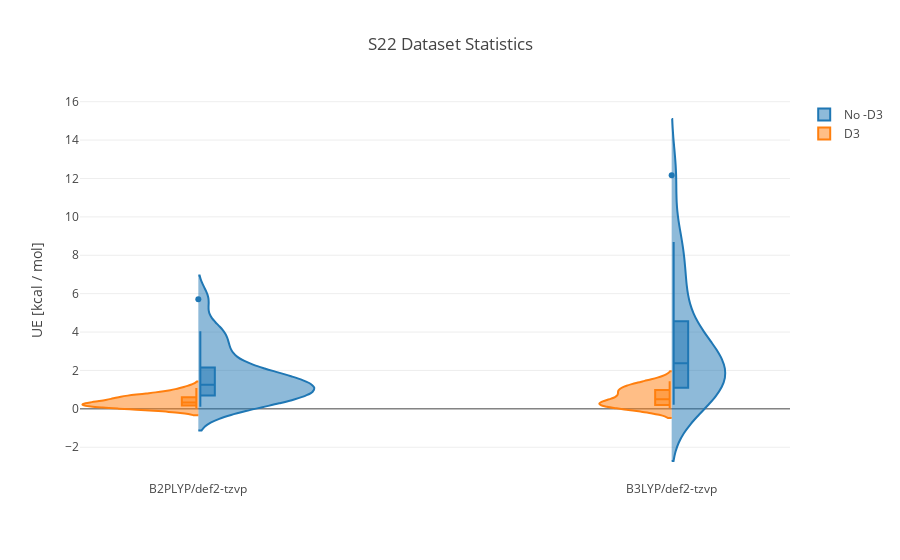

This figure's notebook cell:
### Code cell
ds.visualize(method=["B3LYP", "B3LYP-D3", "B2PLYP", "B2PLYP-D3"], basis="def2-tzvp", groupby="D3", kind="violin")

### Figure 1 — Plotly figure (JSON) as saved in the notebook; plotly's stock layout.template omitted (floating-point values rounded to 4 significant figures)
{"data": [{"box": {"visible": true}, "name": "No -D3", "side": "positive", "type": "violin", "uid": "265915ea-ff50-4996-983b-06d2b0734b5d", "x": ["B2PLYP/def2-tzvp", "B3LYP/def2-tzvp", "B2PLYP/def2-tzvp", "B3LYP/def2-tzvp", "B2PLYP/def2-tzvp", "B3LYP/def2-tzvp", "B2PLYP/def2-tzvp", "B3LYP/def2-tzvp", "B2PLYP/def2-tzvp", "B3LYP/def2-tzvp", "B2PLYP/def2-tzvp", "B3LYP/def2-tzvp", "B2PLYP/def2-tzvp", "B3LYP/def2-tzvp", "B2PLYP/def2-tzvp", "B3LYP/def2-tzvp", "B2PLYP/def2-tzvp", "B3LYP/def2-tzvp", "B2PLYP/def2-tzvp", "B3LYP/def2-tzvp", "B2PLYP/def2-tzvp", "B3LYP/def2-tzvp", "B2PLYP/def2-tzvp", "B3LYP/def2-tzvp", "B2PLYP/def2-tzvp", "B3LYP/def2-tzvp", "B2PLYP/def2-tzvp", "B3LYP/def2-tzvp", "B2PLYP/def2-tzvp", "B3LYP/def2-tzvp", "B2PLYP/def2-tzvp", "B3LYP/def2-tzvp", "B2PLYP/def2-tzvp", "B3LYP/def2-tzvp", "B2PLYP/def2-tzvp", "B3LYP/def2-tzvp", "B2PLYP/def2-tzvp", "B3LYP/def2-tzvp", "B2PLYP/def2-tzvp", "B3LYP/def2-tzvp", "B2PLYP/def2-tzvp", "B3LYP/def2-tzvp", "B2PLYP/def2-tzvp", "B3LYP/def2-tzvp"], "y": [1.338, 2.612, 5.71, 12.17, 1.991, 3.333, 0.113, 0.208, 2.983, 6.092, 1.742, 3.463, 0.849, 1.765, 1.151, 2.338, 1.176, 2.127, 0.271, 1.103, 1.145, 1.921, 0.373, 0.702, 1.073, 1.561, 0.623, 0.885, 4.019, 8.686, 2.156, 4.559, 0.562, 0.878, 1.561, 3.411, 3.123, 6.451, 1.582, 2.411, 4.046, 8.181, 0.692, 0.545]}, {"box": {"visible": true}, "name": "D3", "side": "negative", "type": "violin", "uid": "4a0f16b6-7f34-4ec4-a86b-9b99e6ad70b8", "x": ["B2PLYP/def2-tzvp", "B3LYP/def2-tzvp", "B2PLYP/def2-tzvp", "B3LYP/def2-tzvp", "B2PLYP/def2-tzvp", "B3LYP/def2-tzvp", "B2PLYP/def2-tzvp", "B3LYP/def2-tzvp", "B2PLYP/def2-tzvp", "B3LYP/def2-tzvp", "B2PLYP/def2-tzvp", "B3LYP/def2-tzvp", "B2PLYP/def2-tzvp", "B3LYP/def2-tzvp", "B2PLYP/def2-tzvp", "B3LYP/def2-tzvp", "B2PLYP/def2-tzvp", "B3LYP/def2-tzvp", "B2PLYP/def2-tzvp", "B3LYP/def2-tzvp", "B2PLYP/def2-tzvp", "B3LYP/def2-tzvp", "B2PLYP/def2-tzvp", "B3LYP/def2-tzvp", "B2PLYP/def2-tzvp", "B3LYP/def2-tzvp", "B2PLYP/def2-tzvp", "B3LYP/def2-tzvp", "B2PLYP/def2-tzvp", "B3LYP/def2-tzvp", "B2PLYP/def2-tzvp", "B3LYP/def2-tzvp", "B2PLYP/def2-tzvp", "B3LYP/def2-tzvp", "B2PLYP/def2-tzvp", "B3LYP/def2-tzvp", "B2PLYP/def2-tzvp", "B3LYP/def2-tzvp", "B2PLYP/def2-tzvp", "B3LYP/def2-tzvp", "B2PLYP/def2-tzvp", "B3LYP/def2-tzvp", "B2PLYP/def2-tzvp", "B3LYP/def2-tzvp"], "y": [0.707, 1.294, 0.664, 0.301, 0.224, 0.897, 0.59, 0.708, 0.056, 0.056, 0.207, 0.233, 0.36, 0.591, 0.343, 0.406, 0.013, 0.119, 0.897, 1.222, 0.019, 0.199, 0.17, 0.357, 0.289, 1.012, 0.61, 1.441, 0.326, 0.138, 0.397, 0.368, 0.147, 0.043, 0.687, 0.841, 0.047, 0.183, 0.189, 0.916, 0.578, 0.981, 1.083, 1.284]}], "layout": {"title": {"text": "S22 Dataset Statistics"}, "yaxis": {"title": {"text": "UE [kcal / mol]"}}}}
